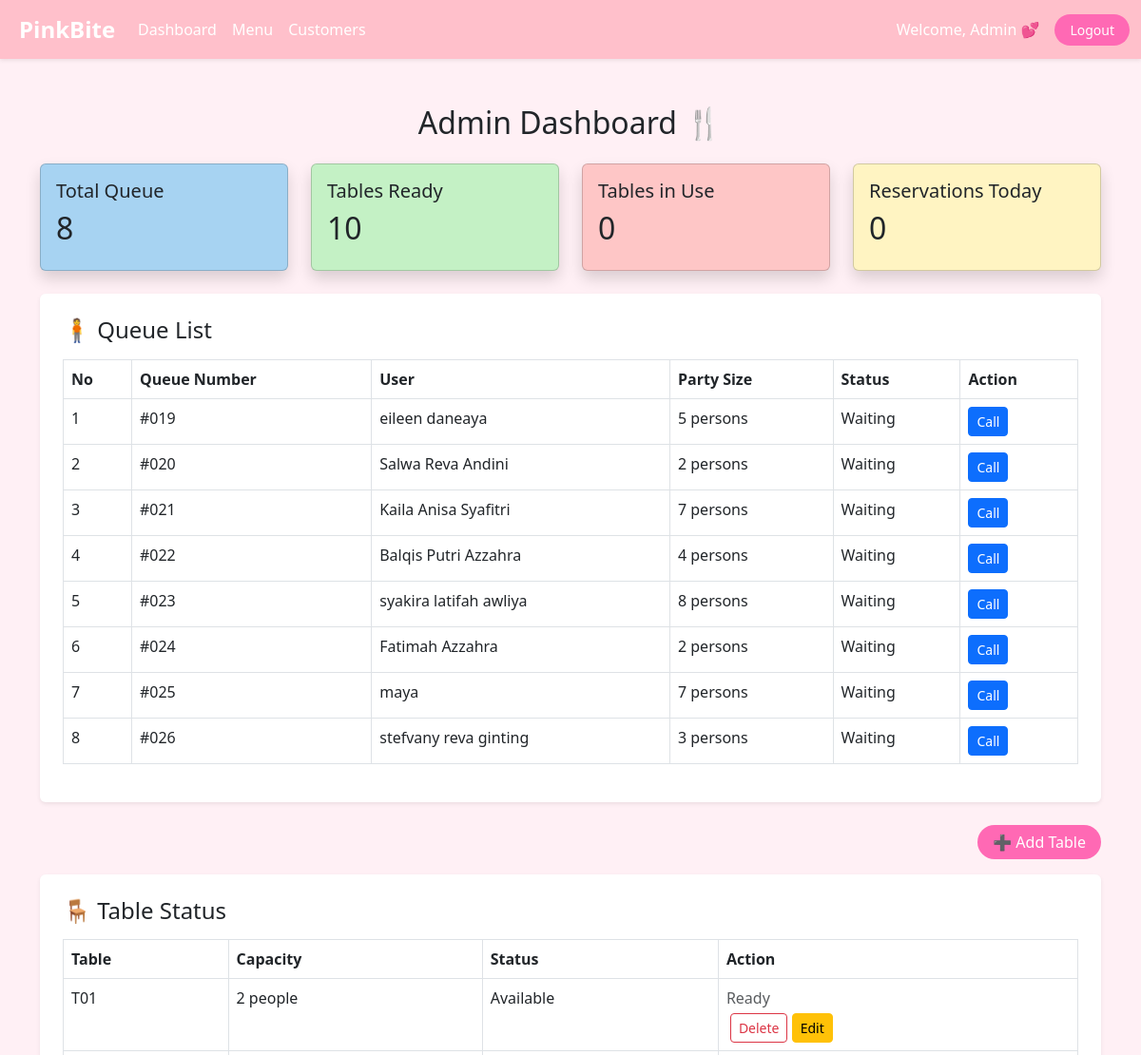
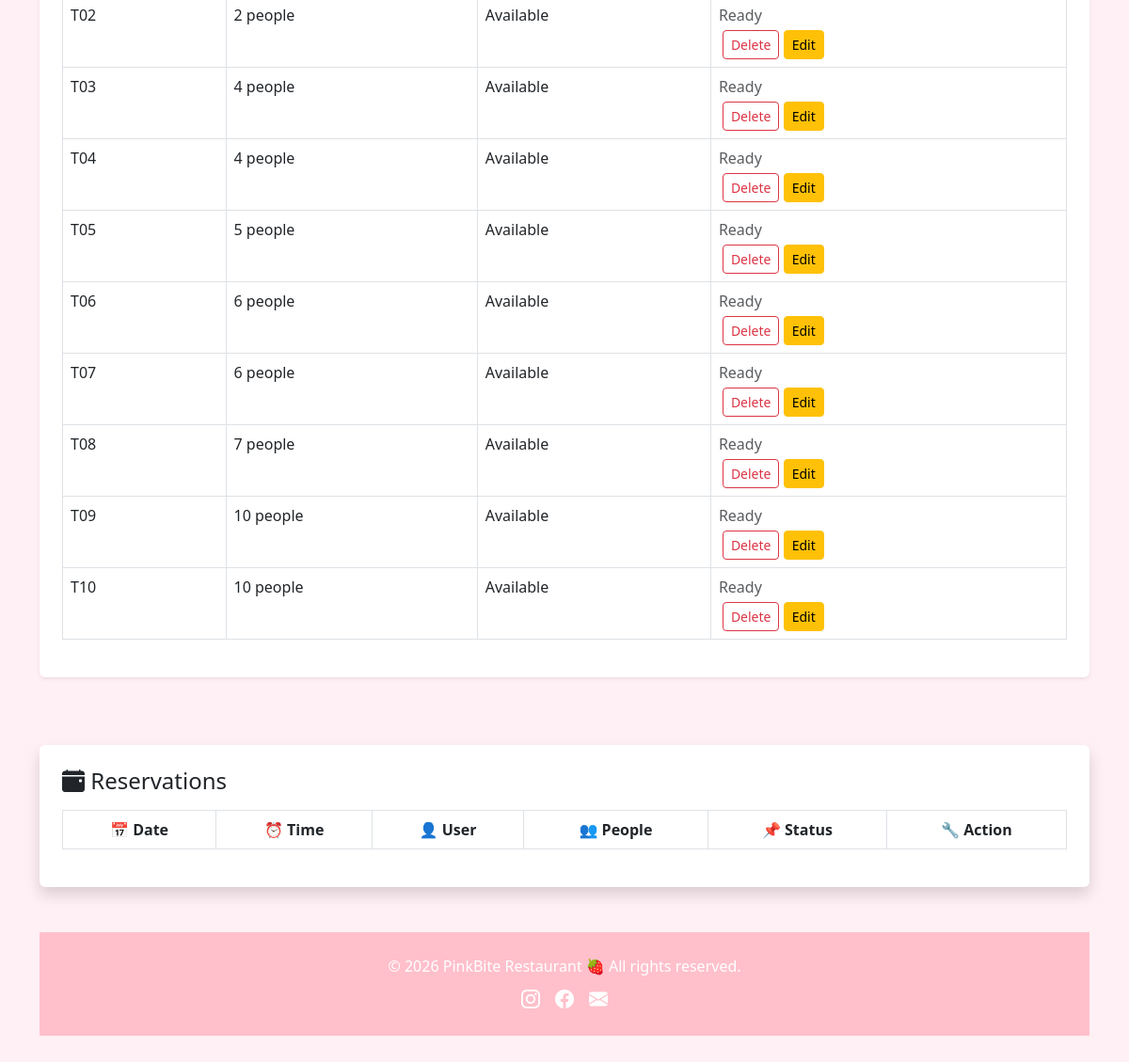
/admin_dashboard.php (signed in), run on the app's committed database (2 pictures, top to bottom).
### tables this page shows
CREATE TABLE `queue` (
  `id` int(11) NOT NULL,
  `user_id` int(11) DEFAULT NULL,
  `queue_number` int(11) DEFAULT NULL,
  `party_size` int(11) NOT NULL DEFAULT 1,
  `status` enum('waiting','called','done','seated') DEFAULT 'waiting',
  `created_at` timestamp NOT NULL DEFAULT current_timestamp()
);

CREATE TABLE `users` (
  `id` int(11) NOT NULL,
  `username` varchar(100) NOT NULL,
  `email` varchar(100) NOT NULL,
  `password` varchar(255) NOT NULL,
  `role` enum('admin','customer') NOT NULL,
  `created_at` timestamp NOT NULL DEFAULT current_timestamp()
);

CREATE TABLE `tables` (
  `id` int(11) NOT NULL,
  `table_number` varchar(10) DEFAULT NULL,
  `capacity` int(11) DEFAULT NULL,
  `status` enum('available','occupied','reserved') DEFAULT 'available',
  `is_available` tinyint(1) DEFAULT 1
);

### admin_dashboard.php (the view, shortened to what this page needs)
<?php
include 'config.php';
$totalQueue = mysqli_num_rows(mysqli_query($conn, "SELECT * FROM queue WHERE status = 'waiting'"));
$totalTables = mysqli_num_rows(mysqli_query($conn, "SELECT * FROM tables"));
$tablesAvailable = mysqli_num_rows(mysqli_query($conn, "SELECT * FROM tables WHERE is_available = 1"));
$reservationToday = mysqli_num_rows(mysqli_query($conn, "SELECT * FROM reservations WHERE DATE(reservation_time) = CURDATE()"));
include 'header_admin.php';
?>
<div class="container py-5">
    <h2 class="text-center mb-4 text-pink">Admin Dashboard 🍴</h2>
    <div class="row text-white mb-4">
        <div class="col-md-3">
            <div class="card shadow rounded p-3" style="background-color: #A7D3F2;">
                <h5>Total Queue</h5>
                <h2><?= $totalQueue ?></h2>
            </div>
        </div>
        <div class="col-md-3">
            <div class="card shadow rounded p-3" style="background-color: #C4F1C5;">
                <h5>Tables Ready</h5>
                <h2><?= $tablesAvailable ?></h2>
            </div>
        </div>
        <div class="col-md-3">
            <div class="card shadow rounded p-3" style="background-color: #FEC6C6;">
                <h5>Tables in Use</h5>
                <h2><?= $totalTables - $tablesAvailable ?></h2>
            </div>
        </div>
        <div class="col-md-3">
            <div class="card shadow rounded p-3" style="background-color: #FFF4C2;">
                <h5>Reservations Today</h5>
                <h2><?= $reservationToday ?></h2>
            </div>
        </div>
    </div>
    <div class="bg-white p-4 rounded shadow-sm mb-4">
        <h4 class="mb-3 text-pink">🧍 Queue List</h4>
        <table class="table table-bordered">
            <thead class="table-pink text-white">
                <tr>
                    <th>No</th>
                    <th>Queue Number</th>
                    <th>User</th>
                    <th>Party Size</th>
                    <th>Status</th>
                    <th>Action</th>
                </tr>
            </thead>
            <tbody>
                <?php
                $queue = mysqli_query($conn, "SELECT q.*, u.username FROM queue q
                                            JOIN users u ON q.user_id = u.id
                                            WHERE q.status != 'done'
                                            ORDER BY q.created_at ASC");
                $no = 1;
                while ($row = mysqli_fetch_assoc($queue)):
                ?>
                    <tr>
                        <td><?= $no++ ?></td>
                        <td>#<?= str_pad($row['queue_number'], 3, '0', STR_PAD_LEFT) ?></td>
                        <td><?= $row['username'] ?></td>
                        <td><?= $row['party_size'] ?> person<?= $row['party_size'] > 1 ? 's' : '' ?></td>
                        <td><?= ucfirst($row['status']) ?></td>
                        <td>
                            <?php if ($row['status'] == 'waiting'): ?>
                                <a href="call_queue.php?id=<?= $row['id'] ?>" class="btn btn-sm btn-primary">Call</a>
                            <?php elseif ($row['status'] == 'called'): ?>
                                <a href="assign_table.php?queue_id=<?= $row['id'] ?>" class="btn btn-success btn-sm">Assign Table</a>
                            <?php else: ?>
                                <span class="text-muted">No action</span>
                            <?php endif; ?>
                        </td>
                    </tr>
                <?php endwhile; ?>
            </tbody>
        </table>
    </div>
    <div class="mb-3 text-end">
        <a href="add_table.php" class="btn btn-pink" style="background-color: #ff69b4; color: white;">
            ➕ Add Table
        </a>
    </div>
    <div class="bg-white p-4 rounded shadow-sm mb-4">
        <h4 class="mb-3 text-pink">🪑 Table Status</h4>
        <table class="table table-bordered">
            <thead class="table-pink text-white">
                <tr>
                    <th>Table</th>
                    <th>Capacity</th>
                    <th>Status</th>
                    <th>Action</th>
                </tr>
            </thead>
            <tbody>
                <?php
                $tables = mysqli_query($conn, "SELECT * FROM tables ORDER BY table_number ASC");
                while ($row = mysqli_fetch_assoc($tables)):
                ?>
                    <tr>
                        <td><?= $row['table_number'] ?></td>
                        <td><?= $row['capacity'] ?> people</td>
                        <td><?= $row['is_available'] ? 'Available' : 'Occupied' ?></td>
                        <td>
                            <?php if (!$row['is_available']): ?>
                                <a href="free_table.php?table_id=<?= $row['id'] ?>" class="btn btn-sm btn-danger mb-1">Free Table</a>
                            <?php else: ?>
                                <span class="text-muted d-block mb-1">Ready</span>
                            <?php endif; ?>
                            <a href="#" class="btn btn-sm btn-outline-danger ms-1" onclick="confirmDelete(<?= $row['id'] ?>, '<?= $row['table_number'] ?>')">Delete</a>
                            <a href="edit_table.php?id=<?= $row['id'] ?>" class="btn btn-sm btn-warning">Edit</a>
                        </td>
                    </tr>
                <?php endwhile; ?>
            </tbody>
        </table>
    </div>
    <br>
    <br>
    <div class="bg-white p-4 rounded shadow mb-4">
        <h4 class="mb-3 text-pink"><i class="bi bi-calendar-event-fill"></i> Reservations</h4>
        <table class="table table-bordered align-middle text-center">
            <thead class="table-pink text-white">
                <tr>
                    <th>📅 Date</th>
                    <th>⏰ Time</th>
                    <th>👤 User</th>
                    <th>👥 People</th>
                    <th>📌 Status</th>
                    <th>🔧 Action</th>
                </tr>
            </thead>
        </table>
    </div>
    <?php include 'footer.php'; ?>

### header_admin.php (style rules this page uses)
body { background-color: #fff0f5; font-family: 'Segoe UI', Tahoma, Geneva, Verdana, sans-serif; }
.btn-pink { background-color: hotpink; color: white; border-radius: 20px; padding: 6px 16px; border: none; font-weight: 500; }

### data on the page
queue: queue_number "019", user.username "eileen daneaya", party_size "5", status "Waiting"
queue: queue_number "020", user.username "Salwa Reva Andini", party_size "2", status "Waiting"
queue: queue_number "021", user.username "Kaila Anisa Syafitri", party_size "7", status "Waiting"
queue: queue_number "022", user.username "Balqis Putri Azzahra", party_size "4", status "Waiting"
queue: queue_number "023", user.username "syakira latifah awliya", party_size "8", status "Waiting"
queue: queue_number "024", user.username "Fatimah Azzahra", party_size "2", status "Waiting"
queue: queue_number "025", user.username "maya", party_size "7", status "Waiting"
queue: queue_number "026", user.username "stefvany reva ginting", party_size "3", status "Waiting"
tables: table_number "T01", capacity "2", is_available "Available"
tables: table_number "T02", capacity "2", is_available "Available"
tables: table_number "T03", capacity "4", is_available "Available"
tables: table_number "T04", capacity "4", is_available "Available"
tables: table_number "T05", capacity "5", is_available "Available"
tables: table_number "T06", capacity "6", is_available "Available"
tables: table_number "T07", capacity "6", is_available "Available"
tables: table_number "T08", capacity "7", is_available "Available"
tables: table_number "T09", capacity "10", is_available "Available"
tables: table_number "T10", capacity "10", is_available "Available"

### other printed values
$_SESSION['name'] "Admin"
$totalQueue "8"
$tablesAvailable "10"
$totalTables - $tablesAvailable "0"
$reservationToday "0"
